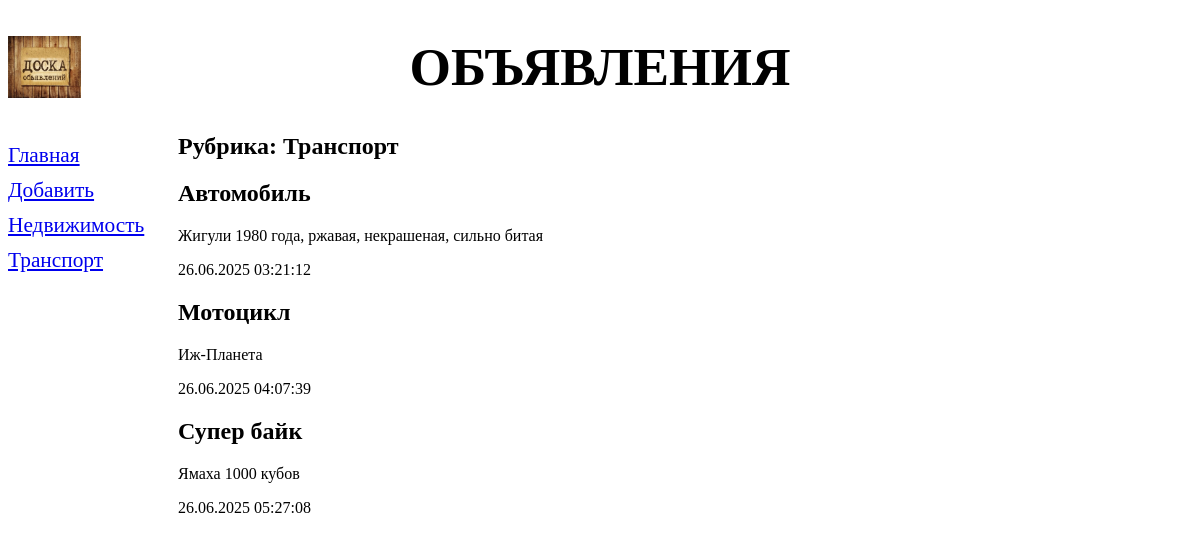
The page /bboard/2/ on the database its author committed.
### bboard/models.py (models this page shows, shortened)
class Rubric(models.Model):
    name = models.CharField(max_length=20, db_index=True, verbose_name="Название")
    class Meta:
        verbose_name = 'Рубрика'
        verbose_name_plural = 'Рубрики'
        ordering = ['name']

class Bb(models.Model):
    title = models.CharField(max_length=50, verbose_name="Товар")
    content = models.TextField(null=True, blank=True, verbose_name="Описание")
    price = models.FloatField(null=True, blank=True, verbose_name="Цена")
    published = models.DateTimeField(auto_now_add=True, verbose_name="Опубликовано")
    rubric = models.ForeignKey(Rubric, null=True, on_delete=models.PROTECT, verbose_name='Рубрика')
    class Meta:
        verbose_name = "Объявление"
        verbose_name_plural = "Объявления"
        ordering = ("title",)

### bboard/views.py (the view)
# urls.py: path('<int:rubric_id>/', by_rubric, name='by_rubric'),
def by_rubric(request, rubric_id):
    bbs = Bb.objects.filter(rubric_id=rubric_id)
    rubrics = Rubric.objects.all()
    current_rubric = Rubric.objects.get(pk=rubric_id)
    context = {'bbs': bbs, 'rubrics': rubrics, 'current_rubric': current_rubric}
    return render(request, 'bboard/by_rubric.html', context)

### bboard/templates/bboard/by_rubric.html (shortened to what this page needs)
{% extends 'layout/basic.html' %}
{% block content %}
    <h2>Рубрика: {{ current_rubric.name }}</h2>
        {% for bb in bbs %}
    <div>
        <h2>{{ bb.title }}</h2>
        <p>{{ bb.content }}</p>
        <p>{{ bb.published|date:'d.m.Y H:i:s' }}</p>
    </div>
        {% endfor %}
{% endblock %}

### bboard/templates/layout/basic.html (shortened to what this page needs)
{% load static %}
<!DOCTYPE html>
<html lang="en">
<head>
    <link rel="stylesheet" type="text/css" href="{% static 'bboard/style.css' %}">
</head>
<body>
<header>
    <h1>Объявления</h1>
</header>
<nav>
    <a href="{% url 'index' %}">Главная</a>
    <a href="{% url 'add' %}">Добавить</a>
    {% for rubric in rubrics %}
    <a href="{% url 'by_rubric' rubric.pk %}">{{ rubric.name }}</a>
    {% endfor %}
</nav>
<section>
    {% block content %}
    {% endblock content %}
</section>
</body>
</html>

### bboard/static/bboard/style.css (style rules this page uses)
header h1 { font-size: 40pt; text-transform: uppercase; text-align: center; background: url("bg.jpg") left / auto 100% no-repeat; }
nav { font-size: 16pt; width: 150px; float: left; }
nav a { display: block; margin: 10px 0px; }
section { margin-left: 170px; }

### rows shown on the page
Rubric: name "Недвижимость"
Rubric: name "Транспорт"
Bb: title "Автомобиль", content "Жигули 1980 года, ржавая, некрашеная, сильно битая", published "26.06.2025 03:21:12"
Bb: title "Мотоцикл", content "Иж-Планета", published "26.06.2025 04:07:39"
Bb: title "Супер байк", content "Ямаха 1000 кубов", published "26.06.2025 05:27:08"
